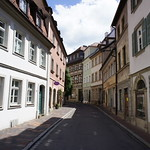
#> input picture OpenCV/Custom haar cascade/Road/10003352313.jpg, 150 x 150 px, found by its file name; its folder holds only this picture in this run
$ python GrayScaleConverter.py
#> lines starting #> are read from the running program, lines starting #| are printed output that depends on the picture
import cv2

import os,glob

from os import listdir,makedirs

from os.path import isfile,join
path = 'C:\Ahmed\git\snippets\OpenCV\Custom haar cascade\Road' # Source Folder
dstpath = 'C:\Ahmed\git\snippets\OpenCV\Custom haar cascade\Road classifier\p' # Destination Folder
try:
    makedirs(dstpath)
except:
    print ("Directory already exist, images will be written in same folder")
# Folder won't used
files = list(filter(lambda f: isfile(join(path,f)), listdir(path)))
for image in files:
    try:
        img = cv2.imread(os.path.join(path,image))
#> img is the input picture: shape (150, 150, 3); mean B, G, R 114.3, 115.7, 120.4
        img = cv2.resize(img, (50, 50))
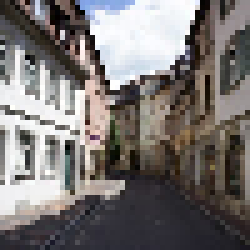
#> img: shape (50, 50, 3) (shown 5 times larger); mean B, G, R 114.9, 116.4, 121
        gray = cv2.cvtColor(img,cv2.COLOR_BGR2GRAY)
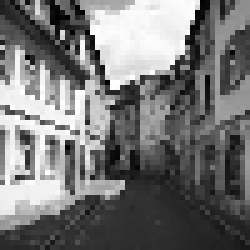
#> gray: shape (50, 50) (shown 5 times larger); min 0, max 255, mean 117.6
        dstPath = join(dstpath,image)
        cv2.imwrite(dstPath,gray)
    except:
        print ("{} is not converted".format(image))
for fil in glob.glob("*.jpg"):
    try:
        image = cv2.imread(fil)
        gray_image = cv2.cvtColor(os.path.join(path,image), cv2.COLOR_BGR2GRAY) # convert to greyscale
        cv2.imwrite(os.path.join(dstpath,fil),gray_image)
    except:
        print('{} is not converted')

$ run again, on OpenCV/Custom haar cascade/Road/15151742393.jpg
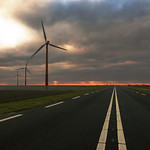
#> input picture OpenCV/Custom haar cascade/Road/15151742393.jpg, 150 x 150 px, found by its file name
#> img is the input picture: shape (150, 150, 3); mean B, G, R 76.6, 85.2, 90.9
#> `img = cv2.resize(img, (50, 50))`:
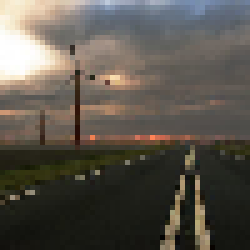
#> img: shape (50, 50, 3) (shown 5 times larger); mean B, G, R 76.4, 85, 90.2
#> `gray = cv2.cvtColor(img,cv2.COLOR_BGR2GRAY)`:
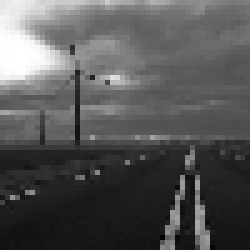
#> gray: shape (50, 50) (shown 5 times larger); min 3, max 255, mean 85.6

$ run again, on OpenCV/Custom haar cascade/Road/17451437796.jpg
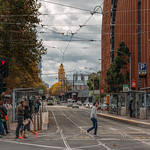
#> input picture OpenCV/Custom haar cascade/Road/17451437796.jpg, 150 x 150 px, found by its file name
#> img is the input picture: shape (150, 150, 3); mean B, G, R 87.7, 95.8, 106.4
#> `img = cv2.resize(img, (50, 50))`:
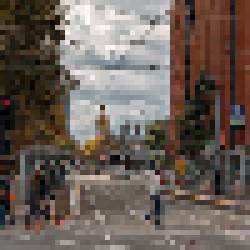
#> img: shape (50, 50, 3) (shown 5 times larger); mean B, G, R 87.8, 95.8, 106.3
#> `gray = cv2.cvtColor(img,cv2.COLOR_BGR2GRAY)`:
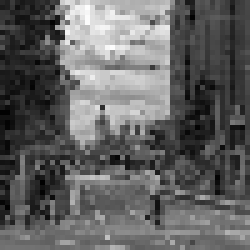
#> gray: shape (50, 50) (shown 5 times larger); min 0, max 253, mean 98

$ run again, on OpenCV/Custom haar cascade/Road/17877774380.jpg
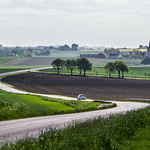
#> input picture OpenCV/Custom haar cascade/Road/17877774380.jpg, 150 x 150 px, found by its file name
#> img is the input picture: shape (150, 150, 3); mean B, G, R 128.5, 141.7, 134.4
#> `img = cv2.resize(img, (50, 50))`:
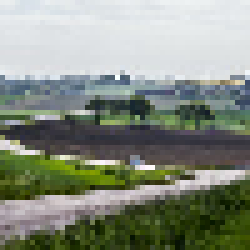
#> img: shape (50, 50, 3) (shown 5 times larger); mean B, G, R 128.2, 141.4, 134
#> `gray = cv2.cvtColor(img,cv2.COLOR_BGR2GRAY)`:
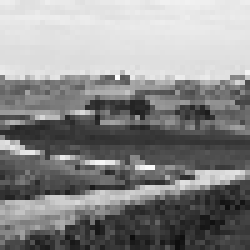
#> gray: shape (50, 50) (shown 5 times larger); min 13, max 253, mean 137.7

$ run again, on OpenCV/Custom haar cascade/Road/10290519413.jpg
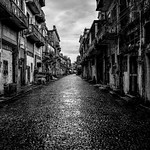
#> input picture OpenCV/Custom haar cascade/Road/10290519413.jpg, 150 x 150 px, found by its file name
#> img is the input picture: shape (150, 150, 3); min 0, max 255, mean 68.2
#> `img = cv2.resize(img, (50, 50))`:
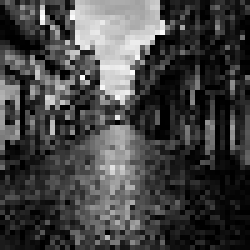
#> img: shape (50, 50, 3) (shown 5 times larger); min 0, max 255, mean 67.4
